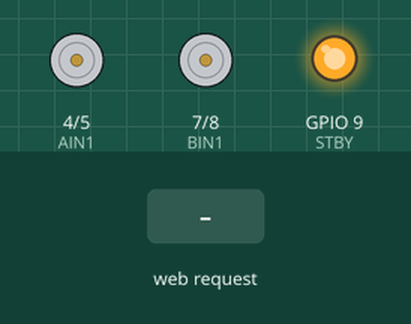
Simulated run of this sketch. Board: ESP32-C3. Shown: motor-driver pin pairs drawn as motors (green arrow = first pin HIGH = forward, orange = second pin HIGH = backward, longer = more drive, scaled by the enable pin, stopped while the standby pin is LOW), output pins drawn as LEDs (lit = HIGH). Inputs (shaded band) come from the test bench. What the sketch prints to the serial monitor is not drawn.

Above: at 1.2 s.
1.3 s: HTTP request GET /forward received
At 2.1 s:
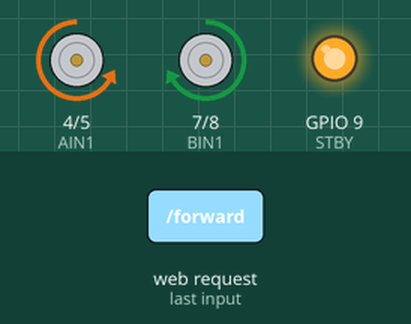
2.8 s: HTTP request GET /backward received
At 3.2 s:
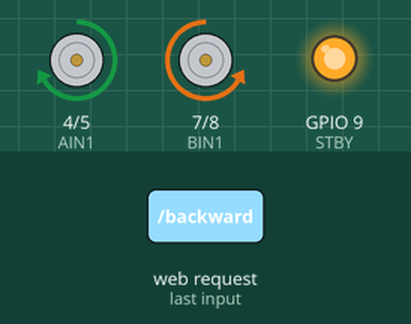
4.3 s: HTTP request GET /left received
At 5.5 s:
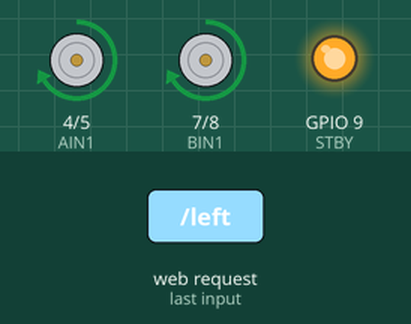
5.8 s: HTTP request GET /right received
At 6.7 s:
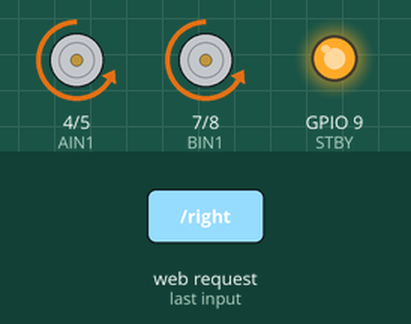
7.3 s: HTTP request GET /speed_down received
At 7.8 s:
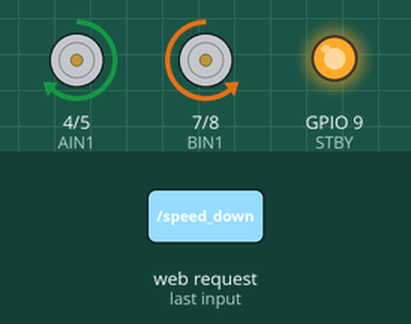
8.8 s: HTTP request GET /speed_up received
At 10.1 s:
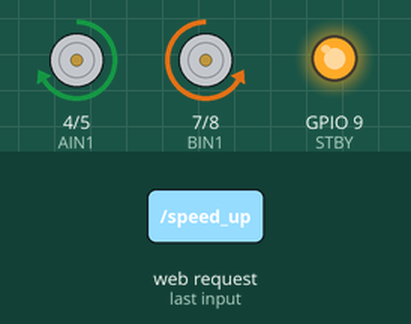
Timing chart, 0 to 11.3 s (numbered marks = the images above; inputs shaded):
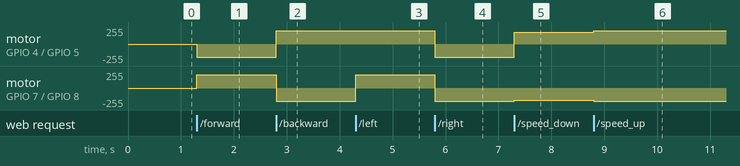

Measured:
- after the input at 1.3 s, motor on GPIO 4 (AIN1) / GPIO 5 (AIN2): stopped → backward 200/255 at once; motor on GPIO 7 (BIN1) / GPIO 8 (BIN2): stopped → forward 200/255 at once
- after the input at 2.8 s, motor on GPIO 4 (AIN1) / GPIO 5 (AIN2): backward 200/255 → forward 200/255 at once; motor on GPIO 7 (BIN1) / GPIO 8 (BIN2): forward 200/255 → backward 200/255 at once
- after the input at 4.3 s, motor on GPIO 7 (BIN1) / GPIO 8 (BIN2): backward 200/255 → forward 200/255 at once
- after the input at 5.8 s, motor on GPIO 4 (AIN1) / GPIO 5 (AIN2), motor on GPIO 7 (BIN1) / GPIO 8 (BIN2): forward 200/255 → backward 200/255 at once
- after the input at 7.3 s, motor on GPIO 4 (AIN1) / GPIO 5 (AIN2): backward 200/255 → forward 180/255 at once; motor on GPIO 7 (BIN1) / GPIO 8 (BIN2): backward 200/255 → backward 180/255 at once
- after the input at 8.8 s, motor on GPIO 4 (AIN1) / GPIO 5 (AIN2): forward 180/255 → forward 200/255 at once; motor on GPIO 7 (BIN1) / GPIO 8 (BIN2): backward 180/255 → backward 200/255 at once

The sketch:

Sketch_esp32c3_.ino
```cpp
#include <WiFi.h>
#include <WebServer.h>

// ========== 1. 引脚定义 ==========
#define AIN1 4
#define AIN2 5
#define PWMA 6
#define BIN1 7
#define BIN2 8
#define PWMB 10
#define STBY 9

// ========== 2. 电机控制参数 ==========
int baseSpeed = 200;
String currentState = "stop";  // 记录当前状态：forward/backward/left/right/stop

// ========== 3. Wi-Fi 设置 ==========
const char* ssid = "MY_ESP32_C3";
const char* password = "12345678";
WebServer server(80);

// ====== 函数原型声明 ======
void forward(int speed);
void backward(int speed);
void turnLeft(int speed);
void turnRight(int speed);
void stopCar();
void refreshMotion();

void handleRoot();
void handleForward();
void handleBackward();
void handleLeft();
void handleRight();
void handleStop();
void handleSpeedUp();
void handleSpeedDown();
void handleSpeedVal();

void setup() {
    pinMode(AIN1, OUTPUT); pinMode(AIN2, OUTPUT); pinMode(PWMA, OUTPUT);
    pinMode(BIN1, OUTPUT); pinMode(BIN2, OUTPUT); pinMode(PWMB, OUTPUT);
    pinMode(STBY, OUTPUT);

    digitalWrite(STBY, HIGH);
    stopCar();

    WiFi.softAP(ssid, password);
    Serial.begin(115200);
    Serial.print("小车已启动，IP: ");
    Serial.println(WiFi.softAPIP());

    server.on("/", handleRoot);
    server.on("/forward", handleForward);
    server.on("/backward", handleBackward);
    server.on("/left", handleLeft);
    server.on("/right", handleRight);
    server.on("/stop", handleStop);
    server.on("/speed_up", handleSpeedUp);
    server.on("/speed_down", handleSpeedDown);
    server.on("/speed_val", handleSpeedVal);
    server.begin();
    Serial.println("Web服务器已启动");
}

void loop() {
    server.handleClient();
}

// ========== 4. 小车控制函数 ==========
void forward(int speed) {
    digitalWrite(AIN1, HIGH); digitalWrite(AIN2, LOW);
    digitalWrite(BIN1, HIGH); digitalWrite(BIN2, LOW);
    analogWrite(PWMA, speed); analogWrite(PWMB, speed);
}

void backward(int speed) {
    digitalWrite(AIN1, LOW); digitalWrite(AIN2, HIGH);
    digitalWrite(BIN1, LOW); digitalWrite(BIN2, HIGH);
    analogWrite(PWMA, speed); analogWrite(PWMB, speed);
}

void turnLeft(int speed) {
    digitalWrite(AIN1, LOW); digitalWrite(AIN2, HIGH);
    digitalWrite(BIN1, HIGH); digitalWrite(BIN2, LOW);
    analogWrite(PWMA, speed); analogWrite(PWMB, speed);
}

void turnRight(int speed) {
    digitalWrite(AIN1, HIGH); digitalWrite(AIN2, LOW);
    digitalWrite(BIN1, LOW); digitalWrite(BIN2, HIGH);
    analogWrite(PWMA, speed); analogWrite(PWMB, speed);
}

void stopCar() {
    digitalWrite(AIN1, HIGH); digitalWrite(AIN2, HIGH);
    digitalWrite(BIN1, HIGH); digitalWrite(BIN2, HIGH);
    analogWrite(PWMA, 0); analogWrite(PWMB, 0);
}

// 根据当前状态重新设置电机速度
void refreshMotion() {
    if (currentState == "forward")      forward(baseSpeed);
    else if (currentState == "backward") backward(baseSpeed);
    else if (currentState == "left")     turnLeft(baseSpeed);
    else if (currentState == "right")    turnRight(baseSpeed);
}

// ========== 5. Web请求处理函数 (已根据实测修正映射) ==========
void handleForward() {
    currentState = "forward";
    turnLeft(baseSpeed);   // 网页“前”实际执行左转
    server.send(200, "text/plain", "OK");
}

void handleBackward() {
    currentState = "backward";
    turnRight(baseSpeed);  // 网页“后”实际执行右转
    server.send(200, "text/plain", "OK");
}

void handleLeft() {
    currentState = "left";
    forward(baseSpeed);    // 网页“左”实际执行前进
    server.send(200, "text/plain", "OK");
}

void handleRight() {
    currentState = "right";
    backward(baseSpeed);   // 网页“右”实际执行后退
    server.send(200, "text/plain", "OK");
}

void handleStop() {
    currentState = "stop";
    stopCar();
    server.send(200, "text/plain", "OK");
}

void handleSpeedUp() {
    baseSpeed += 20;
    if (baseSpeed > 255) baseSpeed = 255;
    refreshMotion();
    server.send(200, "text/plain", String(baseSpeed));
}

void handleSpeedDown() {
    baseSpeed -= 20;
    if (baseSpeed < 80) baseSpeed = 80;
    refreshMotion();
    server.send(200, "text/plain", String(baseSpeed));
}

void handleSpeedVal() {
    server.send(200, "text/plain", String(baseSpeed));
}

// ========== 6. 主页 HTML ==========
void handleRoot() {
    String html = R"rawliteral(
<!DOCTYPE html>
<html>
<head>
  <meta charset="UTF-8">
  <meta name="viewport" content="width=device-width, initial-scale=1.0">
  <title>ESP32-C3 遥控车</title>
  <style>
    body { text-align:center; font-family:Arial; margin-top:20px; }
    button {
      font-size:30px; padding:20px 40px; margin:10px; border:none;
      border-radius:10px; width:120px; height:80px; touch-action: manipulation;
    }
    .fwd { background:#4CAF50; color:white; }
    .bwd { background:#f44336; color:white; }
    .left { background:#2196F3; color:white; }
    .right { background:#FF9800; color:white; }
    .stop { background:#9E9E9E; color:white; }
    .spd { background:#3F51B5; color:white; font-size:20px; height:50px; width:60px; }
    .row { display:flex; justify-content:center; align-items:center; }
    #speedVal { font-size:24px; margin:0 15px; }
  </style>
</head>
<body>
  <h1>ESP32-C3 小车控制</h1>
  <div>
    <div class="row"><button class="fwd" onclick="sendCmd('/forward')">▲ 前</button></div>
    <div class="row">
      <button class="left" onclick="sendCmd('/left')">◀ 左</button>
      <button class="stop" onclick="sendCmd('/stop')">■ 停</button>
      <button class="right" onclick="sendCmd('/right')">▶ 右</button>
    </div>
    <div class="row"><button class="bwd" onclick="sendCmd('/backward')">▼ 后</button></div>
  </div>
  <br>
  <div class="row">
    <button class="spd" onclick="sendCmd('/speed_down')">-</button>
    <span id="speedVal">200</span>
    <button class="spd" onclick="sendCmd('/speed_up')">+</button>
  </div>

  <script>
    function sendCmd(url) {
      fetch(url)
        .then(response => {
          if (url === '/speed_up' || url === '/speed_down') {
            return response.text();
          }
          return null;
        })
        .then(text => {
          if (text) {
            document.getElementById('speedVal').textContent = text;
          }
        })
        .catch(err => console.log('Error:', err));
    }
    fetch('/speed_val')
      .then(r => r.text())
      .then(v => document.getElementById('speedVal').textContent = v);
  </script>
</body>
</html>
)rawliteral";
    server.send(200, "text/html", html);
}
```
